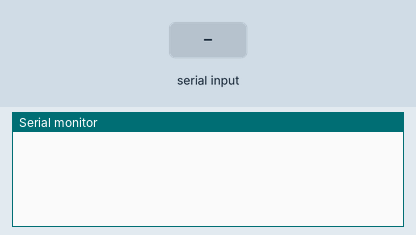
The sketch below on a simulated Arduino Mega 2560, built with avr-gcc and run on an emulated ATmega2560. On the bench: the last lines printed to the serial monitor. The test bench sets the inputs (shaded band).

Above: at 1.2 s.
1.3 s: "1" received over the second serial link
At 2.1 s:
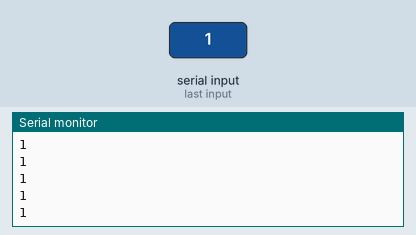
3.2 s: "0" received over the second serial link
At 4.2 s:
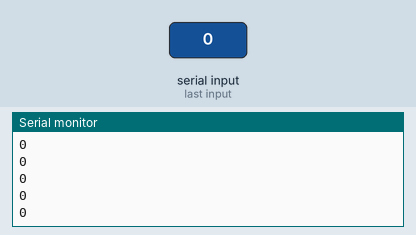
4.7 s: "2" received over the second serial link
At 5.5 s:
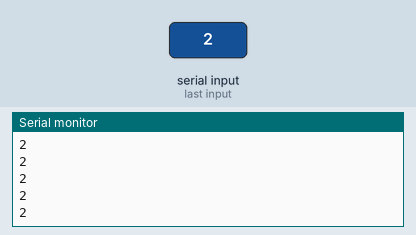
Timing chart, 0 to 7.7 s (numbered marks = the images above; inputs shaded):
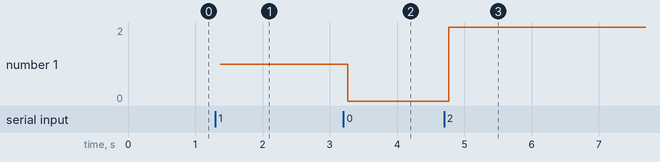

The sketch:

uart_test.ino
```cpp
void setup() {
  Serial1.begin(9600);
  Serial.begin(9600);

}

String msg = "";

void loop() {

  if(Serial1.available() > 0) {
    msg = "";
    while(Serial1.available() > 0) {
      char read = Serial1.read();
      msg += read;
    }
    Serial1.write('X');
  }
  // Print Message
  Serial.println(msg);
}
```

Measured:
- after the input at 1.3 s, the serial monitor: prints a new line after 0.07 s (image 1)
- after the input at 3.2 s, the serial monitor: prints a new line after 0.07 s (image 2)
- after the input at 4.7 s, the serial monitor: prints a new line after 0.07 s (image 3)
- plotted number 1: 1 → 0 after the input at 3.2 s, 0 → 2 after the input at 4.7 s
